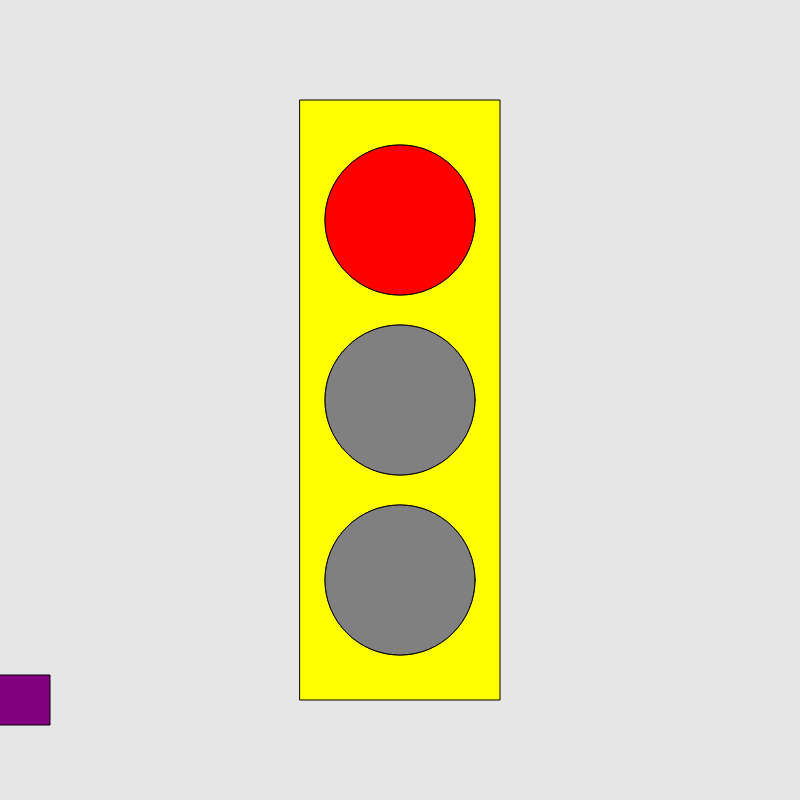
Frame 1 (no input)
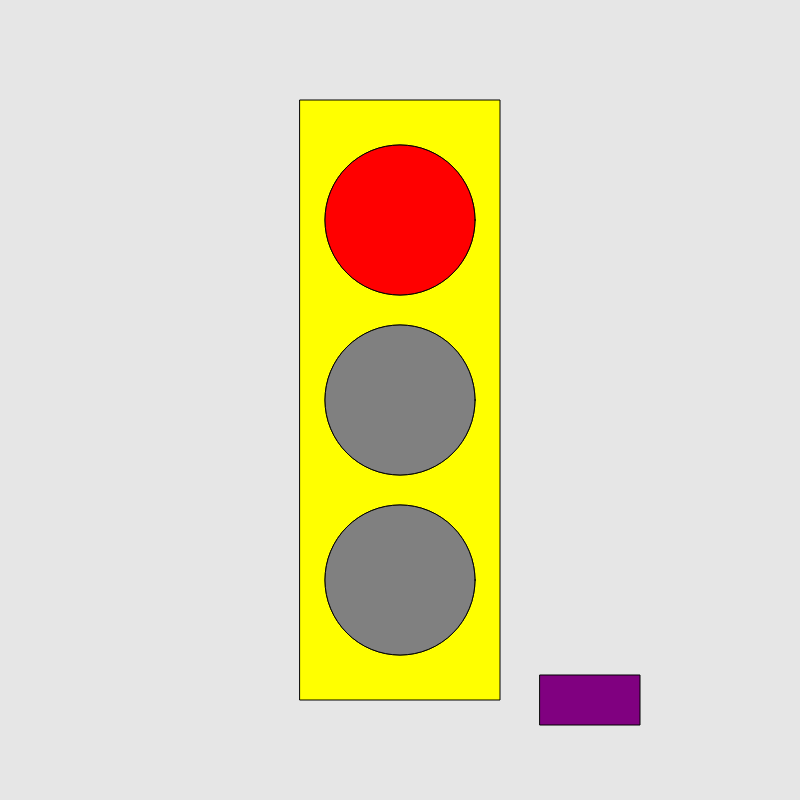
Frame 60 (no input)
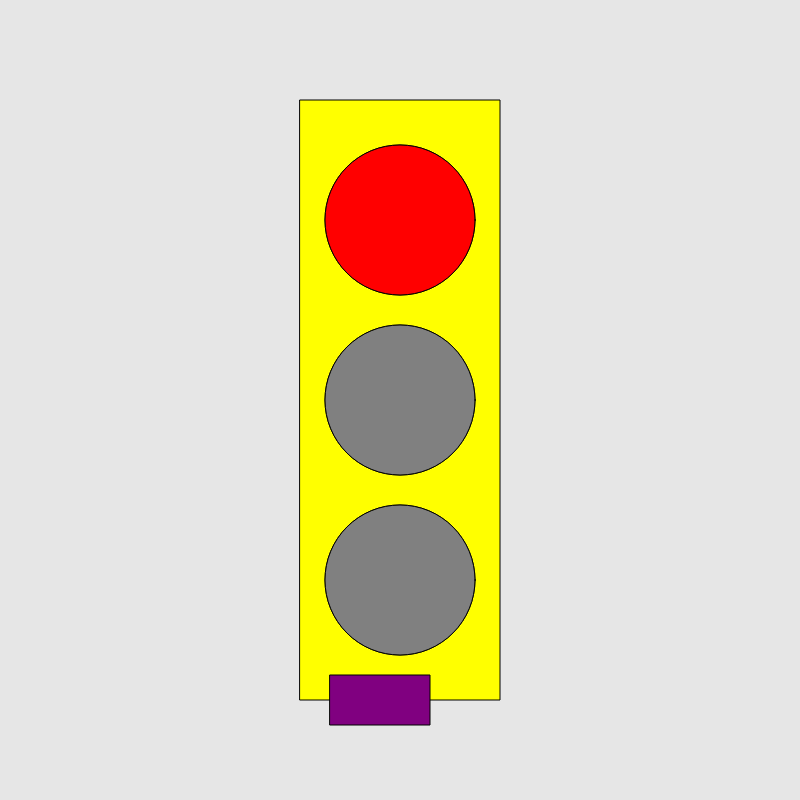
Frame 120 (the mouse pressed at the canvas centre since frame 60)

The p5.js sketch that drew these frames (run headless with seeded random() and noise() and a simulated clock; from frame 60 on, the mouse is pressed at the canvas centre):

// p5.js sketch
// ── sketch.js
let timer = 0;
let state = 0;
let x = 0;


function setup() {
  createCanvas(800, 800);
  rectMode(CENTER);



}

function draw() {
background(230); //always use background in animation
  fill("yellow");
  rect(width / 2, height / 2, 200, 600);

  ellipse(width / 2, height / 2 - 180, 150, 150);
  ellipse(width / 2, height / 2, 150, 150);
  ellipse(width / 2, height / 2 + 180, 150, 150);

  switch (state) {
    case 0: //red
      fill("red");
      ellipse(width / 2, height / 2 - 180, 150, 150);
      fill("grey");
      ellipse(width / 2, height / 2, 150, 150);
      fill("grey");
      ellipse(width / 2, height / 2 + 180, 150, 150);

      break;

    case 1: //green
      fill("grey");
      ellipse(width / 2, height / 2 - 180, 150, 150);
      fill("green");
      ellipse(width / 2, height / 2, 150, 150);
      fill("grey");
      ellipse(width / 2, height / 2 + 180, 150, 150);

      break;

    case 2: //yellow
      fill("grey");
      ellipse(width / 2, height / 2 - 180, 150, 150);
      fill("grey");
      ellipse(width / 2, height / 2, 150, 150);
      fill("yellow");
      ellipse(width / 2, height / 2 + 180, 150, 150);

      break;

  }

  timer++;
  if (timer > 3 * 60) {
    timer = 0;
    state++;
    if (state > 2) {
      state = 0;

    }
  }
//the car code
  fill("purple");
  rect(x, height-100, 100, 50);
  x = x + 10;
  if (x > width) {
    x = 0;
  }



}
